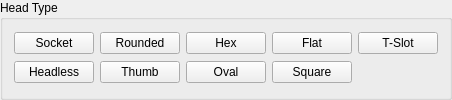
             <widget class="QGroupBox" name="HeadTypes_5">
              <property name="title">
               <string>Head Type</string>
              </property>
              <property name="checkable">
               <bool>false</bool>
              </property>
              <property name="checked">
               <bool>false</bool>
              </property>
              <layout class="QGridLayout" name="gridLayout_12">
               <item row="0" column="2">
                <widget class="QPushButton" name="pushButton_141">
                 <property name="text">
                  <string>Hex</string>
                 </property>
                </widget>
               </item>
               <item row="0" column="3">
                <widget class="QPushButton" name="pushButton_142">
                 <property name="text">
                  <string>Flat</string>
                 </property>
                </widget>
               </item>
               <item row="0" column="1">
                <widget class="QPushButton" name="pushButton_186">
                 <property name="text">
                  <string>Rounded</string>
                 </property>
                 <property name="checkable">
                  <bool>true</bool>
                 </property>
                </widget>
               </item>
               <item row="0" column="0">
                <widget class="QPushButton" name="pushButton_187">
                 <property name="text">
                  <string>Socket</string>
                 </property>
                </widget>
               </item>
               <item row="0" column="8">
                <widget class="QPushButton" name="pushButton_188">
                 <property name="text">
                  <string>T-Slot</string>
                 </property>
                </widget>
               </item>
               <item row="1" column="0">
                <widget class="QPushButton" name="pushButton_189">
                 <property name="text">
                  <string>Headless</string>
                 </property>
                </widget>
               </item>
               <item row="1" column="1">
                <widget class="QPushButton" name="pushButton_190">
                 <property name="text">
                  <string>Thumb</string>
                 </property>
                </widget>
               </item>
               <item row="1" column="2">
                <widget class="QPushButton" name="pushButton_191">
                 <property name="text">
                  <string>Oval</string>
                 </property>
                 <property name="checkable">
                  <bool>true</bool>
                 </property>
                </widget>
               </item>
               <item row="1" column="3">
                <widget class="QPushButton" name="pushButton_192">
                 <property name="text">
                  <string>Square</string>
                 </property>
                </widget>
               </item>
              </layout>
             </widget>
